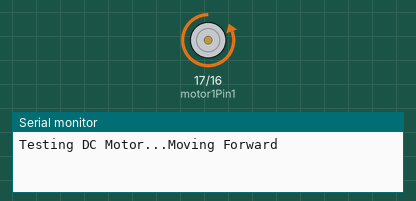
This program was run on a simulated ESP32. On the bench: motor-driver pin pairs drawn as motors (green arrow = first pin HIGH = forward, orange = second pin HIGH = backward, longer = more drive, scaled by the enable pin), the last lines printed to the serial monitor.

Above: at 1.0 s.
At 4.0 s:
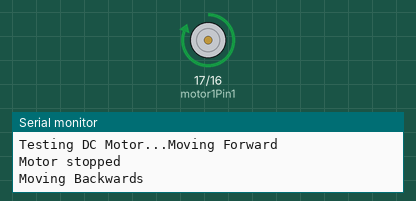
At 7.7 s:
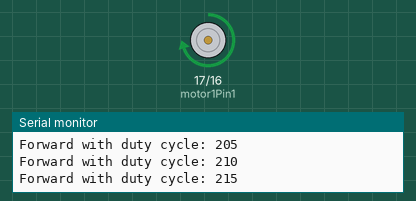
At 14.5 s:
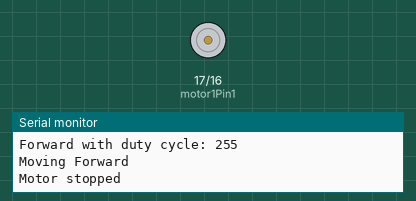
Timing chart, 0 to 15.6 s (numbered marks = the images above):
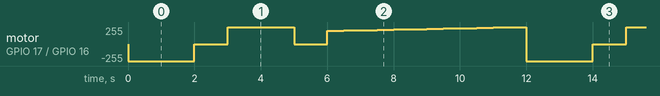

The program:

main.cpp
```cpp
#include <Arduino.h>

// Motor A
int motor1Pin1 = 17;
int motor1Pin2 = 16;
int enable1Pin = 18;

// Setting PWM properties
const int freq = 30000;
const int pwmChannel = 0;
const int resolution = 8;
int dutyCycle = 200;

void setup() {
  pinMode(motor1Pin1, OUTPUT);
  pinMode(motor1Pin2, OUTPUT);

  Serial.begin(115200);

  // configure LEDC PWM (channel 0 on pin 18)
  ledcSetup(pwmChannel, freq, resolution);
  ledcAttachPin(enable1Pin, pwmChannel);

  Serial.print("Testing DC Motor...");
}

void loop() {

  // Move Forward (max speed)
  Serial.println("Moving Forward");
  digitalWrite(motor1Pin1, LOW);
  digitalWrite(motor1Pin2, HIGH);
  ledcWrite(pwmChannel, 255);
  delay(2000);

  // Stop
  Serial.println("Motor stopped");
  ledcWrite(pwmChannel, 0);
  delay(1000);

  // Move Backward
  Serial.println("Moving Backwards");
  digitalWrite(motor1Pin1, HIGH);
  digitalWrite(motor1Pin2, LOW);
  ledcWrite(pwmChannel, 255);
  delay(2000);

  // Stop
  Serial.println("Motor stopped");
  ledcWrite(pwmChannel, 0);
  delay(1000);

  // Increase speed
  digitalWrite(motor1Pin1, HIGH);
  digitalWrite(motor1Pin2, LOW);

  while (dutyCycle <= 255) {
    ledcWrite(pwmChannel, dutyCycle);
    Serial.print("Forward with duty cycle: ");
    Serial.println(dutyCycle);
    dutyCycle = dutyCycle + 5;
    delay(500);
  }

  dutyCycle = 200;
}
```
